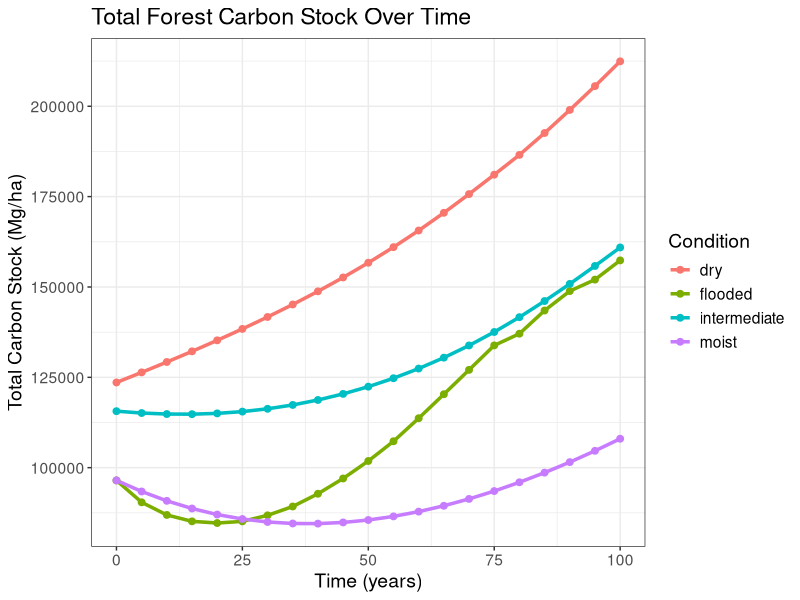
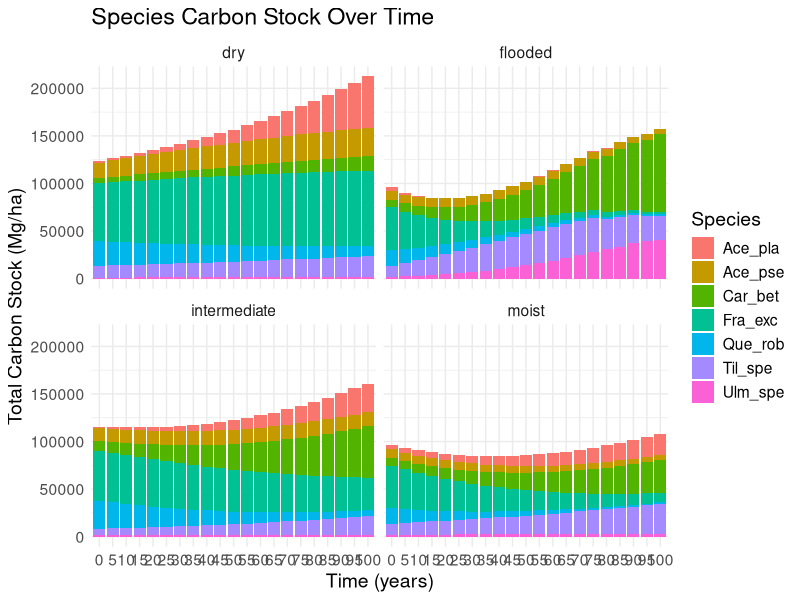
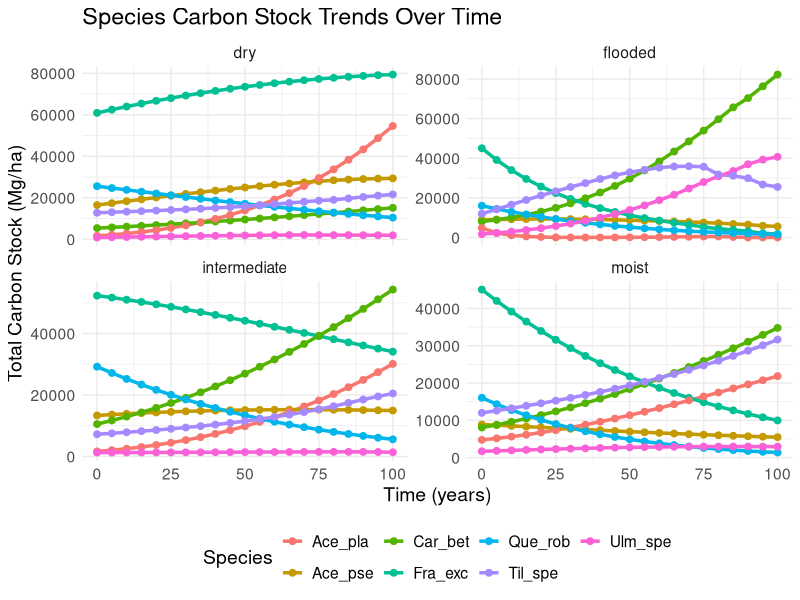
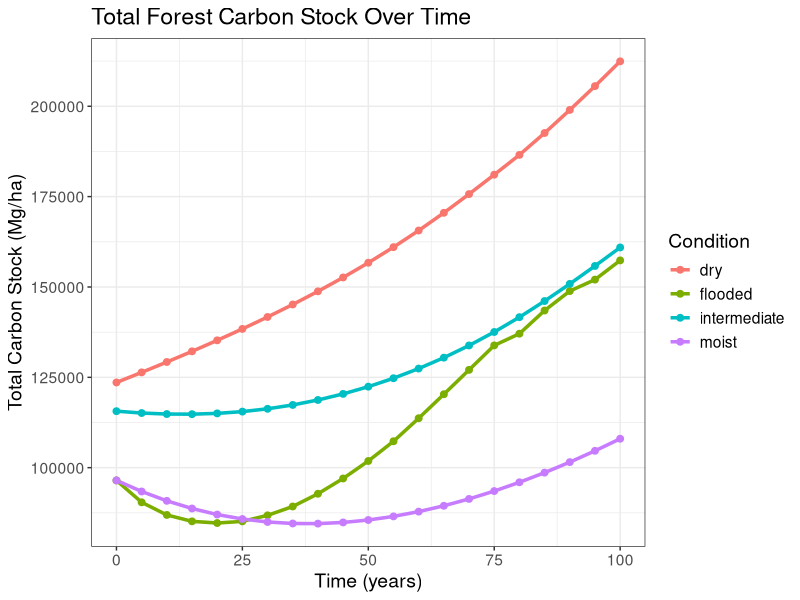
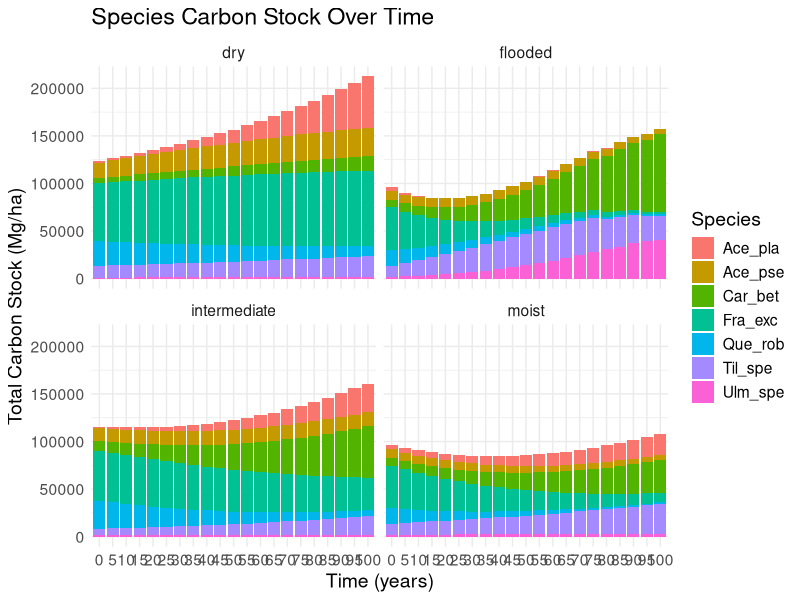
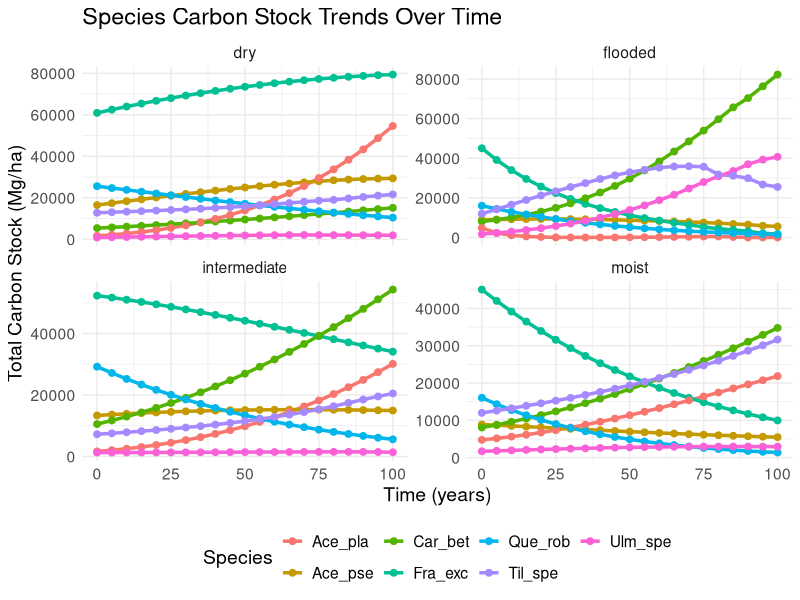

These charts were generated, in order, by the following R code:
library(tidyverse)
library(ggplot2)

# Read total forest carbon summary table
total_carbon_table <- read.csv("total_forest_carbon_summary.csv")

# Convert data from wide to long format for ggplot
total_carbon_long <- total_carbon_table %>%
  pivot_longer(cols = -Timestep, names_to = "Condition", values_to = "Total_Carbon")

# Create the line plot
ggplot(total_carbon_long, aes(x = Timestep, y = Total_Carbon, color = Condition)) +
  geom_line(linewidth = 1.2) +
  geom_point(size = 2) +  # Add points for better visibility
  labs(
    title = "Total Forest Carbon Stock Over Time",
    x = "Time (years)",
    y = "Total Carbon Stock (Mg/ha)",
    color = "Condition"
  ) +
  theme_minimal() +
  theme_bw() +
  theme(
    text = element_text(size = 14),
    legend.position = "right"
  )

ggsave("total_forest_carbon_stock.png", width = 10, height = 6, dpi = 300)


#========== stacked bar chart and line graphs for species wise ==============
#stacked bar chart

species_carbon_table <- read.csv("species_carbon_stock_summary.csv")

# Convert data from wide to long format
species_carbon_long <- species_carbon_table %>%
  pivot_longer(cols = -c(Species, Timestep), names_to = "Condition", values_to = "Total_Carbon")

# Create the stacked bar plot
species_carbon_plot <- ggplot(species_carbon_long, aes(x = factor(Timestep), y = Total_Carbon, fill = Species)) +
  geom_bar(stat = "identity", position = "stack") +
  facet_wrap(~Condition) +  # Separate by condition
  labs(
    title = "Species Carbon Stock Over Time",
    x = "Time (years)",
    y = "Total Carbon Stock (Mg/ha)",
    fill = "Species"
  ) +
  theme_minimal() +
  theme(
    text = element_text(size = 14),
    legend.position = "right"
  )

# Save the plot as PNG
ggsave("species_carbon_stock_bar.png", plot = species_carbon_plot, width = 12, height = 8, dpi = 300)

# Display the plot
print(species_carbon_plot)

#faceted line charts

species_carbon_plot <- ggplot(species_carbon_long, aes(x = Timestep, y = Total_Carbon, color = Species)) +
  geom_line(size = 1.2) +
  geom_point(size = 2) +  # Add points for better visibility
  facet_wrap(~Condition, scales = "free_y") +  # Separate by condition
  labs(
    title = "Species Carbon Stock Trends Over Time",
    x = "Time (years)",
    y = "Total Carbon Stock (Mg/ha)",
    color = "Species"
  ) +
  theme_minimal() +
  theme(
    text = element_text(size = 14),
    legend.position = "bottom"
  )

# Save the plot as PNG
ggsave("species_carbon_stock_trends.png", plot = species_carbon_plot, width = 12, height = 8, dpi = 300)

# Display the plot
print(species_carbon_plot)
